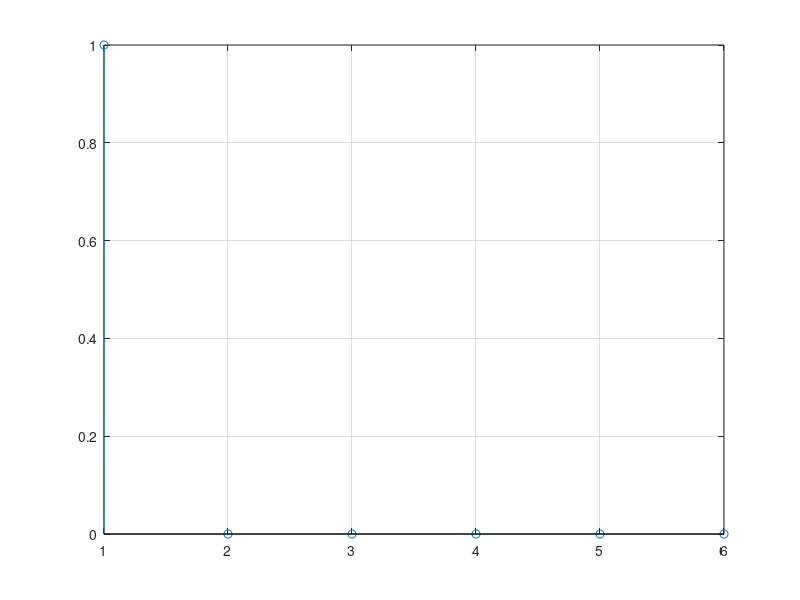

Write the MATLAB code that produced this figure.
function exercitiul6()
   
    Fs = 12000;
    N = 0.5*12; %numar esantioane 0.5 ms * 12kHz
    n = 1:N;
    for i = 1:1:N
        v(i) = round(rand);
    end
    ts = 1/Fs;
    t = ts:ts:N*ts;
   % plot(t,v);
  
    stem(n,v),grid %semnalul discret in functie de n

end